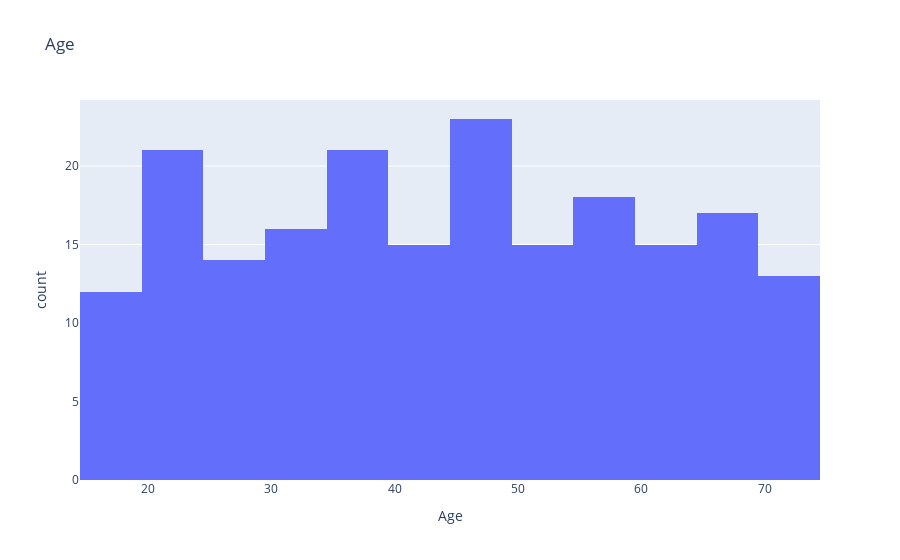
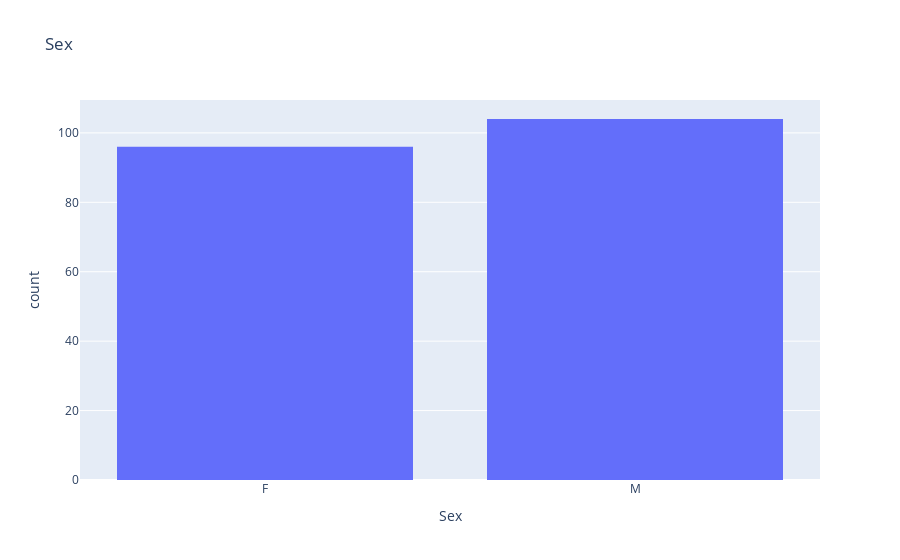
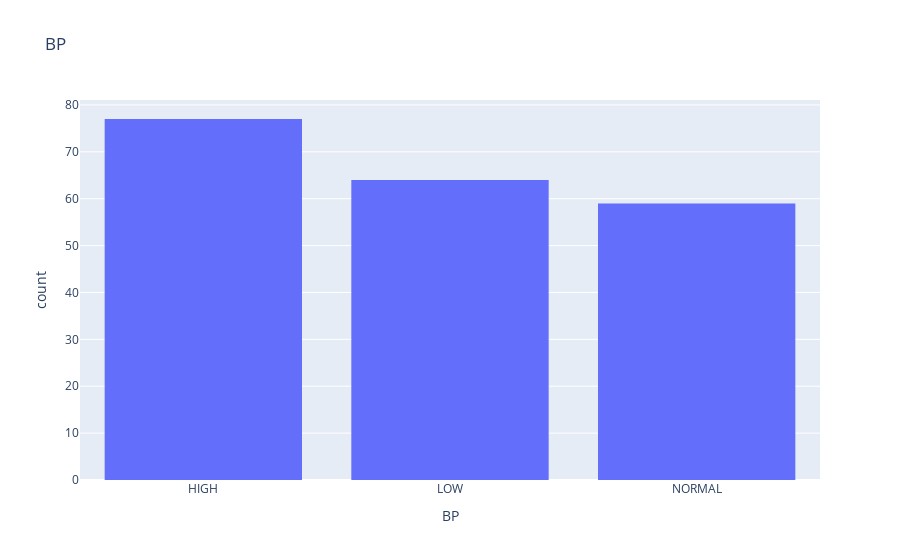
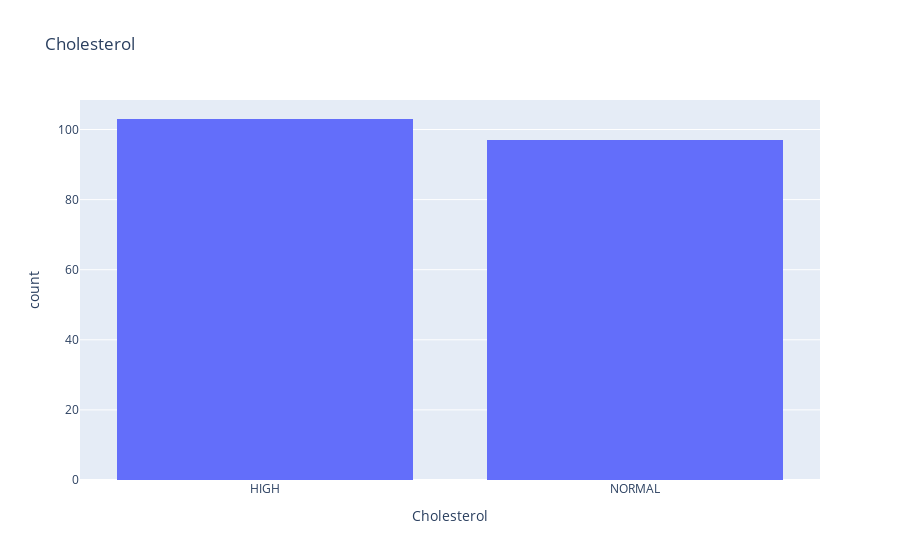

The code cell stored with these charts, in order, in its notebook:
### Markdown cell above
# Data Cleaning

### Code cell
for i in df.columns:
    fig=px.histogram(data_frame= df, x= i, title= i)
    fig.show()

### Figure 1 — Plotly figure (JSON) as saved in the notebook; plotly's stock layout.template omitted (floating-point values rounded to 4 significant figures; data arrays with more than 128 entries replaced by an {"elided": "..."} marker saying what was removed)
{"data": [{"alignmentgroup": "True", "bingroup": "x", "hovertemplate": "Age=%{x}<br>count=%{y}<extra></extra>", "legendgroup": "", "marker": {"color": "#636efa", "pattern": {"shape": ""}}, "name": "", "offsetgroup": "", "orientation": "v", "showlegend": false, "type": "histogram", "x": {"elided": "200 int values"}, "xaxis": "x", "yaxis": "y"}], "layout": {"barmode": "relative", "legend": {"tracegroupgap": 0}, "title": {"text": "Age"}, "xaxis": {"anchor": "y", "domain": [0, 1], "title": {"text": "Age"}}, "yaxis": {"anchor": "x", "domain": [0, 1], "title": {"text": "count"}}}}

### Figure 2 — Plotly figure (JSON) as saved in the notebook; plotly's stock layout.template omitted (floating-point values rounded to 4 significant figures; data arrays with more than 128 entries replaced by an {"elided": "..."} marker saying what was removed)
{"data": [{"alignmentgroup": "True", "bingroup": "x", "hovertemplate": "Sex=%{x}<br>count=%{y}<extra></extra>", "legendgroup": "", "marker": {"color": "#636efa", "pattern": {"shape": ""}}, "name": "", "offsetgroup": "", "orientation": "v", "showlegend": false, "type": "histogram", "x": {"elided": "200 str values"}, "xaxis": "x", "yaxis": "y"}], "layout": {"barmode": "relative", "legend": {"tracegroupgap": 0}, "title": {"text": "Sex"}, "xaxis": {"anchor": "y", "domain": [0, 1], "title": {"text": "Sex"}}, "yaxis": {"anchor": "x", "domain": [0, 1], "title": {"text": "count"}}}}

### Figure 3 — Plotly figure (JSON) as saved in the notebook; plotly's stock layout.template omitted (floating-point values rounded to 4 significant figures; data arrays with more than 128 entries replaced by an {"elided": "..."} marker saying what was removed)
{"data": [{"alignmentgroup": "True", "bingroup": "x", "hovertemplate": "BP=%{x}<br>count=%{y}<extra></extra>", "legendgroup": "", "marker": {"color": "#636efa", "pattern": {"shape": ""}}, "name": "", "offsetgroup": "", "orientation": "v", "showlegend": false, "type": "histogram", "x": {"elided": "200 str values"}, "xaxis": "x", "yaxis": "y"}], "layout": {"barmode": "relative", "legend": {"tracegroupgap": 0}, "title": {"text": "BP"}, "xaxis": {"anchor": "y", "domain": [0, 1], "title": {"text": "BP"}}, "yaxis": {"anchor": "x", "domain": [0, 1], "title": {"text": "count"}}}}

### Figure 4 — Plotly figure (JSON) as saved in the notebook; plotly's stock layout.template omitted (floating-point values rounded to 4 significant figures; data arrays with more than 128 entries replaced by an {"elided": "..."} marker saying what was removed)
{"data": [{"alignmentgroup": "True", "bingroup": "x", "hovertemplate": "Cholesterol=%{x}<br>count=%{y}<extra></extra>", "legendgroup": "", "marker": {"color": "#636efa", "pattern": {"shape": ""}}, "name": "", "offsetgroup": "", "orientation": "v", "showlegend": false, "type": "histogram", "x": {"elided": "200 str values"}, "xaxis": "x", "yaxis": "y"}], "layout": {"barmode": "relative", "legend": {"tracegroupgap": 0}, "title": {"text": "Cholesterol"}, "xaxis": {"anchor": "y", "domain": [0, 1], "title": {"text": "Cholesterol"}}, "yaxis": {"anchor": "x", "domain": [0, 1], "title": {"text": "count"}}}}
